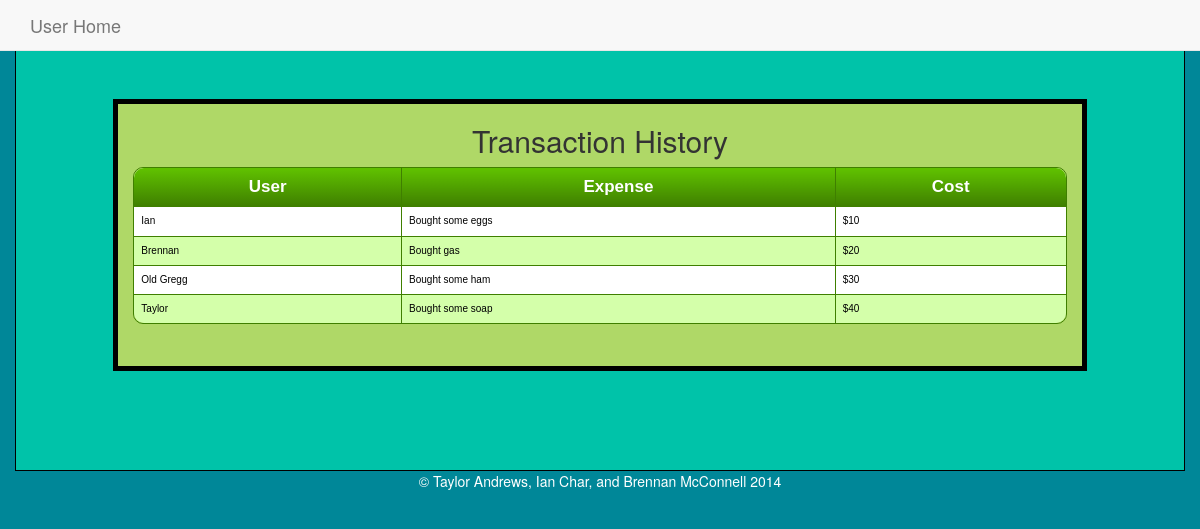
Screenshot of /share/history/ (signed in) with the database file from the repository.
### share/models.py (models this page shows, shortened)
class PaymentLog(models.Model):
	amount = models.IntegerField(default=0)
	description = models.CharField(max_length=140, default="")
	date = models.DateField(default=time.strftime("%Y-%m-%d"))
	user = models.ForeignKey(User)
	contested = models.BooleanField(default=False)
	contestedMessage = models.CharField(max_length=140, default="")

### share/views.py (the view)
@login_required
def history(request):
    context = RequestContext(request)
    paylog_list = PaymentLog.objects.all()
    context_dict = {'paylog': paylog_list}
    return render_to_response('ExpenseLog.html', context_dict, context)

### templates/ExpenseLog.html (shortened to what this page needs)
{% load static %}
<!DOCTYPE HTML>
<html>
	<head>
	    <link href="{% static 'bootstrap/css/bootstrap.min.css' %}" rel="stylesheet">
	    <link href="{% static 'css/styles.css' %}" rel="stylesheet">
	</head>
	<body>
		<div class="container-fluid">
			<div class="row">
	            <nav class="navbar navbar-default navbar-fixed-top" role="navigation">
		            <div class="container-fluid">
		              <div class="row-fluid">
		                <div class="col-md-10">
		                  <a class="navbar-brand" id="navName" href="/share/home">User Home</a>
		                </div>
		            </div>
	          	</nav>
			</div>
			<div class="container" id="bodyContainer">
				<div class="row">
					<div class="container" id="bodyContent">
						<div class="row">
							<div class="col-md-10" id="reportBox">
								<h2>Transaction History</h2>
								       <div class="CSSTableGenerator" >
						                <table >
						                    <tr>
						                        <td>User</td>
						                        <td>Expense</td>
						                        <td>Cost</td>
						                    </tr>
						                    <tr>
						                        {% for log in paylog %}
                                                <td>{{ log.user }}</td>
						                        <td>{{ log.description }}</td>
						                        <td>${{ log.amount }}</td>
						                    </tr>
								       {% endfor %}
						                </table>
						            </div>
						</div>
					</div>
					<div class="col-md-1"></div>
				</div>
			</div>
			<footer>
				<p> &copy Taylor Andrews, Ian Char, and Brennan McConnell 2014 </p>
			</footer>
		</div>
	</body>
</html>

### static/css/styles.css (style rules this page uses)
body { background-color: #008798; }
#bodyContent { background-color: #00C3A9; border: solid black 1px; }
#reportBox { text-align: center; margin-top: 7em; background-color: #AFD867; margin-bottom: 7em; border: solid black 5px; padding-bottom: 3em; }
footer { text-align: center; color: #FFFFFF; }
nav { border: solid black 5px; }
table { padding: 5px; }
th, td { padding: 7px; text-align: left; }
.CSSTableGenerator { margin:0px;padding:0px; width:100%; border:1px solid #3f7f00; -moz-border-radius-bottomleft:10px; -webkit-border-bottom-left-radius:10px; border-bottom-left-radius:10px; -moz-border-radius-bottomright:10px; -webkit-border-bottom-right-radius:10px; border-bottom-right-radius:10px; -moz-border-radius-topright:10px; -webkit-border-top-right-radius:10px; border-top-right-radius:10px; -moz-border-radius-topleft:10px; -webkit-border-top-left-radius:10px; border-top-left-radius:10px; }
.CSSTableGenerator table { border-collapse: collapse; border-spacing: 0; width:100%; height:100%; margin:0px;padding:0px; }
.CSSTableGenerator tr:last-child td:last-child { -moz-border-radius-bottomright:10px; -webkit-border-bottom-right-radius:10px; border-bottom-right-radius:10px; }
.CSSTableGenerator table tr:first-child td:first-child { -moz-border-radius-topleft:10px; -webkit-border-top-left-radius:10px; border-top-left-radius:10px; }
.CSSTableGenerator table tr:first-child td:last-child { -moz-border-radius-topright:10px; -webkit-border-top-right-radius:10px; border-top-right-radius:10px; }
.CSSTableGenerator tr:last-child td:first-child { -moz-border-radius-bottomleft:10px; -webkit-border-bottom-left-radius:10px; border-bottom-left-radius:10px; }
.CSSTableGenerator tr:nth-child(odd) { background-color:#d4ffaa; }
.CSSTableGenerator tr:nth-child(even) { background-color:#ffffff; }
.CSSTableGenerator td { vertical-align:middle; border:1px solid #3f7f00; border-width:0px 1px 1px 0px; text-align:left; padding:7px; font-size:10px; font-family:Arial; font-weight:normal; color:#000000; }
.CSSTableGenerator tr:last-child td { border-width:0px 1px 0px 0px; }
.CSSTableGenerator tr td:last-child { border-width:0px 0px 1px 0px; }
.CSSTableGenerator tr:last-child td:last-child { border-width:0px 0px 0px 0px; }
.CSSTableGenerator tr:first-child td { background:-o-linear-gradient(bottom, #5fbf00 5%, #3f7f00 100%); background:-webkit-gradient( linear, left top, left bottom, color-stop(0.05, #5fbf00), color-stop(1, #3f7f00) ); background:-moz-linear-gradient( center top, #5fbf00 5%, #3f7f00 100% ); filter:progid:DXImageTransform.Microsoft.gradient(startColorstr="#5fbf00", endColorstr="#3f7f00"); background: -o-linear-gradient(top,#5fbf00,3f7f00); background-color:#5fbf00; border:0px solid #3f7f00; text-align:center; border-width:0px 0px 1px 1px; font-size:17px; font-family:Arial; font-weight:bold; color:#ffffff; }
.CSSTableGenerator tr:first-child td:first-child { border-width:0px 0px 1px 0px; }
.CSSTableGenerator tr:first-child td:last-child { border-width:0px 0px 1px 1px; }

### rows the page displays
PaymentLog: user "Ian", description "Bought some eggs", amount "10"
PaymentLog: user "Brennan", description "Bought gas", amount "20"
PaymentLog: user "Old Gregg", description "Bought some ham", amount "30"
PaymentLog: user "Taylor", description "Bought some soap", amount "40"
